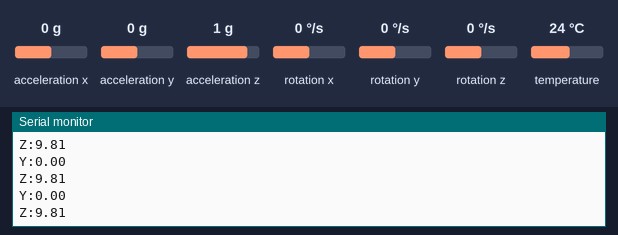
This sketch was run on a simulated ESP8266 (NodeMCU). Parts: the last lines printed to the serial monitor. Inputs (shaded band) come from the test bench; at power-on: acceleration y 0 g, acceleration z 1 g, acceleration x 0 g, rotation x 0 °/s, rotation y 0 °/s, rotation z 0 °/s, temperature 24 °C.

Above: at 1.3 s.
1.4 s: acceleration y set to -1.4 g
At 1.88 s:
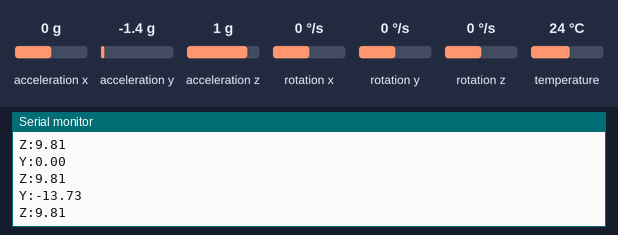
2.9 s: acceleration z set to -1.4 g
At 3.29 s:
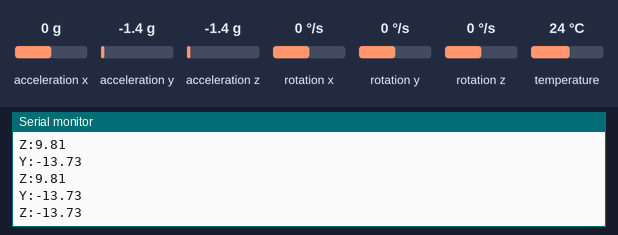
4.4 s: acceleration y set to -0.8 g
At 4.7 s:
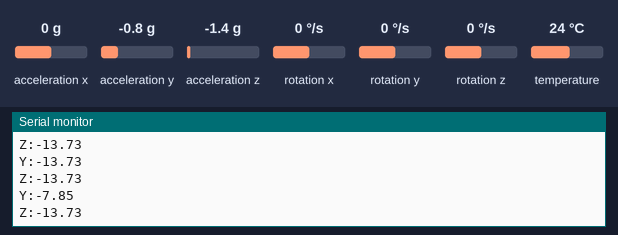
Timing chart, 0 to 7.4 s (numbered marks = the images above; inputs shaded):
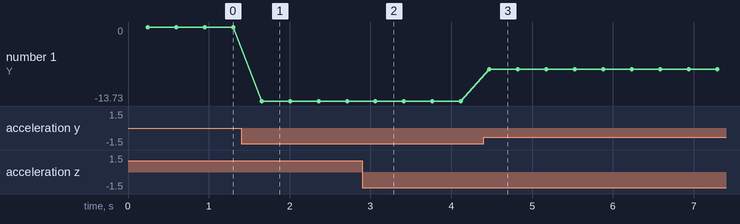

Measured:
- after the input at 1.4 s, the serial monitor: prints a new line after 0.25 s (image 1)
- after the input at 2.9 s, the serial monitor: prints a new line after 0.16 s (image 2)
- after the input at 4.4 s, the serial monitor: prints a new line after 0.07 s (image 3)
- plotted number 1: 0 → -13.73 after the input at 1.4 s, -13.73 → -7.85 after the input at 4.4 s

The sketch:

GetData.ino
```cpp
/*读取来自陀螺仪遥感器的数据，并发送给控制舵机的主板
该代码使用 ESP-NOW 协议将数据从一个 ESP8266 板发送到另一个。
发送方板从传感器收集数据，
并通过调用 esp_now_send() 函数将此数据发送到接收方板。
接收方板接收数据并将其打印到串行监视器中。*/
#include<Wire.h>
#include <ESP8266WiFi.h>
#include <espnow.h>
#include <Adafruit_MPU6050.h>
#include <Adafruit_Sensor.h>

Adafruit_MPU6050 mpu;

//接收方MAC地址 根据自己的板子修改
uint8_t broadcastAddress[] = {0x4C,0x11,0xAE,0x0A,0x0C,0x3B};//4C:11:AE:0A:0C:3B

typedef struct YZ
{
  float Y;
  float Z;
}YZ;

YZ data;

void OnDataSent(uint8_t *mac_addr, uint8_t sendStatus) {

}


void setup()
{
  Serial.begin(9600);
  Wire.begin();
  //初始化I2总线
  WiFi.mode(WIFI_STA);

  //立即初始化ESP
  if (esp_now_init() != 0)
  {
    Serial.println("Error initializing ESP-NOW");
    return;
  }

  //当串口未连接时，等待10毫秒，然后重复执行该操作，直到串口连接成功为止。
  while (!Serial)
  {
    delay(15); // will pause Zero, Leonardo, etc until serial console opens
  }

  Serial.println("Adafruit MPU6050 test!");

  //初始化 MPU6050
  if (!mpu.begin())
  {
    Serial.println("Failed to find MPU6050 chip");
    while (1)
    {
      delay(15);
      if(mpu.begin())
      {
        break;
      }
    }
  }
  Serial.println("MPU6050 Found!");

  //设置ESP8266角色  ESP_NOW_ROLE_CONTROLLER， ESP_NOW_ROLE_SLAVE，
  //ESP_NOW_ROLE_COMBO， ESP_NOW_ROLE_MAX。
  esp_now_set_self_role(ESP_NOW_ROLE_CONTROLLER);
  /*初始化了 ESP-NOW 并将当前设备的角色设置为 ESP_NOW_ROLE_CONTROLLER，
  表示这是一个控制端，可以向其它设备发送数据。*/

  //先前创建的功能。
  esp_now_register_send_cb(OnDataSent);

  //与另一个ESP-NOW设备配对以发送数据
  esp_now_add_peer(broadcastAddress, ESP_NOW_ROLE_SLAVE, 1, NULL, 0);

  mpu.setAccelerometerRange(MPU6050_RANGE_8_G);
  Serial.print("加速度计量程已设置为：");
  Serial.print("+-8G");

  mpu.setGyroRange(MPU6050_RANGE_500_DEG);
  Serial.print("陀螺仪范围设置为：");
  Serial.print("+- 500 deg/s");

  mpu.setFilterBandwidth(MPU6050_BAND_21_HZ);
  Serial.print("过滤器带宽设置为：");
  Serial.print("21 Hz");
  Serial.println("");
  delay(100);
}

void loop()
{
  getdata();
  Serial.print("Y:");
  Serial.println(data.Y);
  Serial.print("Z:");
  Serial.println(data.Z);
  esp_now_send(broadcastAddress, (uint8_t *) &data, sizeof(data));
  delay(300);
}

void getdata()
{
  sensors_event_t a, g, temp;//定义用以存储传感器的信息
  mpu.getEvent(&a, &g, &temp);
  data.Y=a.acceleration.y;
  data.Z=a.acceleration.z;
  delay(50);
}
```
